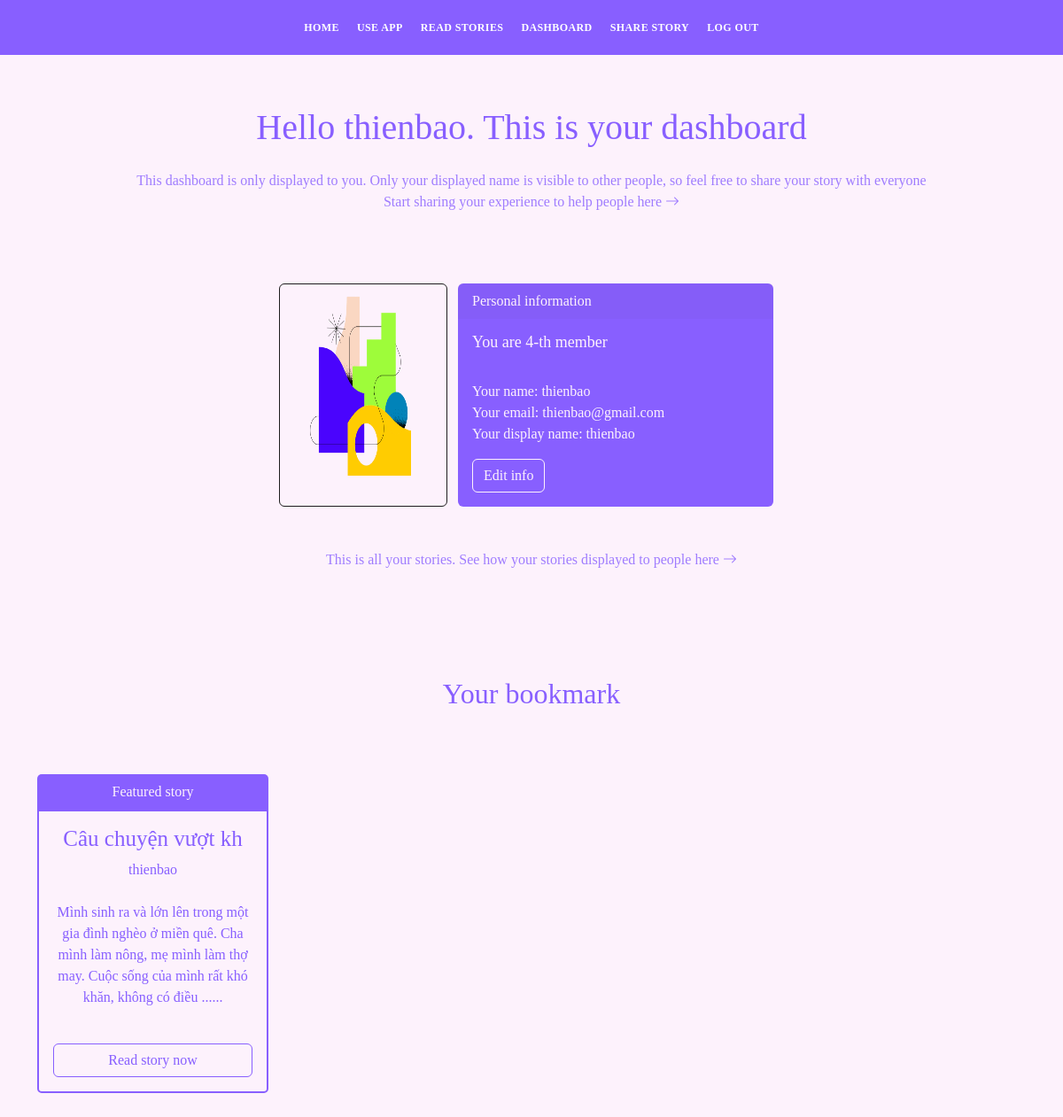
Page /dashboard/4 (signed in) on the earlier database version.
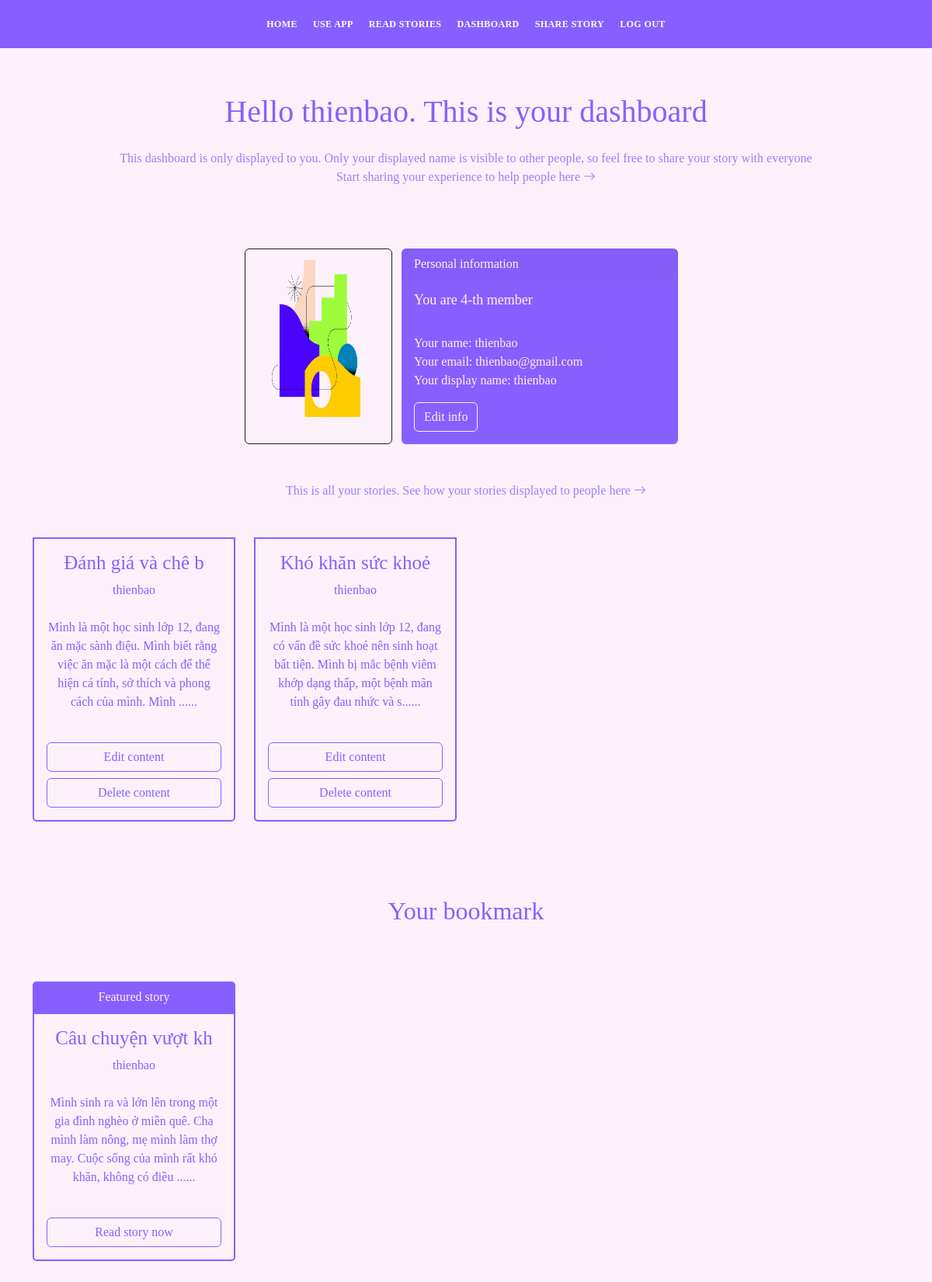
Same page on the later database version.
### app.py (models this page shows, shortened)
class Users(db.Model, UserMixin):
    id = db.Column(db.Integer, primary_key=True)
    name = db.Column(db.String(200), nullable=False)
    email =  db.Column(db.String(120), nullable=False, unique=True)
    user_name = db.Column(db.String(120), nullable=False)
    password_hash = db.Column(db.String(200))
    posts = db.relationship('Blogs', backref='poster')
    comments = db.relationship('Comments', backref='commenter')
    reacts = db.relationship('Reactions', backref='reacter')
    bookmarks = db.relationship('BookMarks', backref='bookmarker')
    @property
    def password():
        raise AttributeError('password is not a readable attribute')
    date_added = db.Column(db.DateTime, default=datetime.utcnow)

class BookMarks(db.Model):
    id = db.Column(db.Integer, primary_key=True)
    bookmark_state = db.Column(db.String(255), nullable=False)
    date_posted = db.Column(db.DateTime, default=datetime.utcnow)
    bookmarker_id = db.Column(db.Integer, db.ForeignKey('users.id'))
    blog_id = db.Column(db.Integer, db.ForeignKey('blogs.id'))

class Blogs(db.Model):
    id = db.Column(db.Integer, primary_key=True)
    title = db.Column(db.String(255), nullable=False)
    content = db.Column(db.Text, nullable=False)
    date_posted = db.Column(db.DateTime, default=datetime.utcnow)
    blog_commented = db.relationship('Comments', backref='blog_commented')
    blog_reacted = db.relationship('Reactions', backref='blog_reacted')
    tags = db.relationship('Tags', backref='blog_tags')
    blog_bookmarked = db.relationship('BookMarks', backref='blog_bookmarked')
    blog_category = db.relationship('Categories', backref='blog_category')
    poster_id = db.Column(db.Integer, db.ForeignKey('users.id'))

### app.py (the view)
@app.route("/dashboard/<int:id>", methods=["GET", "POST"])
@login_required
def dashboard(id):
    user = Users.query.get_or_404(id)
    all_blogs = Blogs.query.order_by(Blogs.date_posted)
    bookmarks = BookMarks.query.order_by(BookMarks.date_posted)
    return render_template('dashboard.html', user=user, all_blogs=all_blogs, bookmarks=bookmarks)

### app.py (called while the page is built)
@app.context_processor
def base():
    form = SearchForm()
    return dict(form=form)

@login_manager.user_loader
def load_user(user_id):
    return Users.query.get(int(user_id))

### templates/dashboard.html (shortened to what this page needs)
{% include 'navbar.html' %}
<div id="hero" class="hero route bg-image">
    <div class="hero-content display-table">
        <div class="table-cell-2">
            <h1 class="text-purple"> Hello {{user.name}}. This is your dashboard</h1>
            <p class="opacity-8 mt-4 text-purple">This dashboard is only displayed to you. Only your displayed name is visible to other people, so feel free to share your story with everyone <br> Start sharing your experience to help people <a href="{{url_for('create_blog')}}">here <i class="bi bi-arrow-right"></i></a></p>
            <div class="container">
                <br>
                <div class="row mt-3">
                    <div class="col-3">
                    </div>
                    <div class="col-6">
                        <br>
                        <div class="row">
                            <div class="col-md-4 border rounded">
                                <img src="{{ url_for('static', filename='imgs/shapes/rm_6.png') }}" class="img-fluid rounded-start" alt="..." style="height:230px">
                            </div>
                            <div class="col-md-8">
                                <div class="card text-left card-primary-color-person">
                                    <div class="card-header">
                                        Personal information
                                    </div>
                                    <div class="card-body">
                                        {% if user.id == 1 %}
                                            <h5 class="card-title">You are {{user.id}}-st member</h5>
                                        {% elif user.id == 2 %}
                                            <h5 class="card-title">You are {{user.id}}-nd member</h5>
                                        {% elif user.id == 3%}
                                            <h5 class="card-title">You are {{user.id}}-rd member</h5>
                                        {% else %}
                                            <h5 class="card-title">You are {{user.id}}-th member</h5>
                                        {% endif %}
                                        <br>
                                        <p class="card-text">Your name: {{user.name}} <br> Your email: {{user.email}} <br> Your display name: {{user.user_name}}</p>
                                        <a href="{{ url_for('update_info', id=user.id)}}" class="btn btn-outline-secondary">Edit info</a>
                                    </div>
                                </div>
                            </div>
                        </div>
                    </div>
                    <div class="col-3">
                    </div>
                </div>
            </div>
            <p class="opacity-8  mt-5 text-purple" >This is all your stories. See how your stories displayed to people <a href="{{url_for('all_blogs')}}">here <i class="bi bi-arrow-right"></i></a></p>
            <div class="container mt-4">
                <div class="row mt-4">
                    {% for blog in all_blogs %}
                        {% if blog.poster.id == current_user.id %}
                            <div class="col-3 mt-4">
                                <div class="card">
                                    <div class="card-body card-primary-color">
                                        <h3 class="card-title-blog">{{blog.title[:20]}}</h3>
                                        <a href="{{url_for('other_user_blogs', id=blog.poster.id)}}"><p class="card-text">{{blog.poster.user_name}}</p></a>
                                        <p class="card-text mt-4">{{blog.content[:150]}}......</p>
                                        <br>
                                        <div class="d-grid gap-2">
                                            <a href="{{url_for('edit_blog', id=blog.id)}}" class="btn btn-outline-primary">Edit content</a>
                                            <a class="btn btn-outline-primary" data-bs-toggle="modal" data-bs-target="#deleteModal">Delete content</a>
                                        </div>
                                    </div>
                                </div>
                            </div>
                        {% endif %}
                    {% endfor %}
                </div>
            </div>
            <br><br><br>
            <br>
            <h2 class="text-purple">Your bookmark</h2>
            <div class="container mt-5">
                <div class="row">
                    {% for bookmark in bookmarks %}
                        {% if bookmark.bookmarker.id == current_user.id %}
                                <div class="col-3 mt-4">
                                    <div class="card">
                                        <div class="card-header card-secondary-color">
                                            Featured story
                                        </div>
                                        <div class="card-body card-primary-color">
                                            <h3 class="card-title-blog">{{bookmark.blog_bookmarked.title[:20]}}</h3>
                                            <a href="{{url_for('other_user_blogs', id=bookmark.bookmarker.id)}}"><p class="card-text">{{bookmark.bookmarker.user_name}}</p></a>
                                            <p class="card-text mt-4">{{bookmark.blog_bookmarked.content[:150]}}......</p>
                                            <br>
                                            <div class="d-grid gap-2">
                                                <a href="{{url_for('blog', id=bookmark.blog_bookmarked.id)}}" class="btn btn-outline-primary">Read story now</a>
                                            </div>
                                        </div>
                                    </div>
                                </div>
                        {% endif %}
                    {% endfor %}
                </div>
            </div>
            <br><br><br>
        </div>
    </div>
</div>

### templates/navbar.html (shortened to what this page needs)
<!DOCTYPE html>
<html lang="en">
<head>
    <link rel="stylesheet" href="https://cdn.jsdelivr.net/npm/bootstrap-icons@1.4.1/font/bootstrap-icons.css" />
    <link rel="stylesheet" href="{{ url_for('static', filename='vendor/bootstrap/css/bootstrap.min.css') }}">
    <link rel="stylesheet" href="{{ url_for('static', filename='vendor/bootstrap-icons/bootstrap-icons.css') }}">
    <link rel="stylesheet" href="{{ url_for('static', filename='vendor/glightbox/css/glightbox.min.css') }}">
    <link rel="stylesheet" href="{{ url_for('static', filename='vendor/swiper/swiper-bundle.min.css') }}">
    <link rel="stylesheet" href="{{ url_for('static', filename='css/index.css') }}">
</head>
<body>
    <header id="header" class="fixed-top header-scrolled">
        <div class="container d-flex align-items-center justify-content-between">
            <div class="container text-center">
                <div class="row">
                    <div class="col-2">
                    </div>
                    <div class="col-8 d-flex justify-content-center" >
                        <nav id="navbar" class="navbar ">
                            <ul>
                                <li><a class="nav-link scrollto" href="{{ url_for('home')}}">Home</a></li>
                                <li><a class="nav-link scrollto" href="http://localhost:8501/App">Use App</a></li>
                                {% if current_user.is_authenticated %}
                                    <li><a class="nav-link scrollto" href="{{ url_for('all_blogs')}}">Read stories</a></li>
                                    <li><a class="nav-link scrollto " href="{{ url_for('dashboard', id=current_user.id)}}">Dashboard</a></li>
                                    <li><a class="nav-link scrollto " href="{{ url_for('create_blog')}}">Share story</a></li>
                                    <li><a class="nav-link scrollto " href="{{ url_for('logout')}}">Log out</a></li>
                                {% else %}
                                    <li><a class="nav-link scrollto " href="{{url_for ('registration')}}">Sign up</a></li>
                                    <li><a class="nav-link scrollto" href="{{url_for('login')}}">Log in</a></li>
                                {% endif %}
                            </ul>
                        </nav>
                    </div>
                    <div class="col-2"></div>
                </div>
            </div>
        </div>
    </header>
</body>
</html>

### static/css/index.css (style rules this page uses)
:root { --dark-color: black; --body-font-size: 1.2rem; --body-font-color: var(--purple-color); --body-font-active: #8774f1; --purple-color-dark: #5215fc; --purple-color: #885fff; --purple-color-light: #8774f1; --pink-color: #ee93a9; --light-color: #febfad; --bg-color: #fdf2fc; --dark-light-color: #1e1e1e; --bs-border-width: 1px; --bs-border-style: solid; --white-color: white; --gray-color: #f1f1f1; }
body { background-color: var(--bg-color); background-attachment: fixed; color: #4e4e4e; font-family: Cambria, Cochin, Georgia, Times, 'Times New Roman', serif; max-width: 100%; overflow-x: hidden; }
a { color: var(--purple-color); text-decoration: none; transition: all 0.5s; }
.text-purple { color: var(--purple-color-light); }
.card-secondary-color { background-color: var(--purple-color); border: none; color: var(--bg-color); }
.card { --bs-card-bg: transparent; }
.card-primary-color { background-color: var(--bg-color); color: var(--purple-color); border: 2px solid var(--purple-color); border-bottom-left-radius: 5px; border-bottom-right-radius: 5px; }
.card-primary-color-person { background-color: var(--purple-color); color: var(--bg-color); }
.opacity-8 { opacity: 0.8; }
.border { border: var(--bs-border-width) var(--bs-border-style) var(--dark-light-color) !important }
.card-title { font-size: 18px; }
.card-title-blog { font-size: 25px; color: var(--bs-btn-active-color); }
.btn-outline-primary { --bs-btn-color: var(--purple-color); --bs-btn-border-color: var(--purple-color); --bs-btn-hover-color: #fff; --bs-btn-hover-bg: var(--purple-color); --bs-btn-hover-border-color: var(--purple-color); --bs-btn-focus-shadow-rgb: 13, 110, 253; --bs-btn-active-color: #fff; --bs-btn-active-bg: var(--purple-color); --bs-btn-active-border-color: var(--purple-color); --bs-btn-active-shadow: inset 0 3px 5px rgba(0, 0, 0, 0.125); --bs-btn-disabled-color: var(--purple-color); --bs-btn-disabled-bg: transparent; --bs-btn-disabled-border-color: var(--purple-color); --bs-gradient: none }
.btn-outline-secondary { --bs-btn-color: var(--bg-color); --bs-btn-border-color: var(--bg-color); --bs-btn-hover-color: var(--purple-color); --bs-btn-hover-bg: var(--bg-color); --bs-btn-hover-border-color: var(--bg-color); --bs-btn-focus-shadow-rgb: 13, 110, 253; --bs-btn-active-color: #fff; --bs-btn-active-bg: var(--bg-color); --bs-btn-active-border-color: var(--bg-color); --bs-btn-active-shadow: inset 0 3px 5px rgba(0, 0, 0, 0.125); --bs-btn-disabled-color: var(--bg-color); --bs-btn-disabled-bg: transparent; --bs-btn-disabled-border-color: var(--bg-color); --bs-gradient: none }
.text-left { text-align: left; display: flex; flex-direction: column; }
.bg-image { background-repeat: no-repeat; background-attachment: fixed; background-size: cover; background-position: center center; }
.display-table { width: 100%; height: 100%; display: table; }
.table-cell-2 { margin-top: 120px; }
#header { transition: all 0.5s; z-index: 997; padding: 20px 0; }
#header.header-scrolled { background: var(--purple-color); padding: 12px 0; }
.navbar { padding: 0; }
.navbar ul { margin: 0; padding: 0; display: flex; list-style: none; align-items: center; }
.navbar li { position: relative; }
.navbar>ul>li { white-space: nowrap; padding: 10px 10px 10px 10px; text-align: center; }
.navbar a, .navbar a:focus { display: flex; align-items: center; justify-content: space-between; color: #fff; font-size: 12px; font-weight: 600; padding: 0; white-space: nowrap; transition: 0.3s; letter-spacing: 0.4px; position: relative; text-transform: uppercase; }
.navbar>ul>li>a:before { content: ""; position: absolute; width: 100%; height: 2px; bottom: -6px; left: 0; width: 0; background-color: #fff; visibility: hidden; transition: all 0.3s ease-in-out 0s; }
.hero { height: 100vh; position: relative; color: #fff; }
.hero .hero-content { text-align: center; position: absolute; }
.text-purple { color: var(--purple-color); }

Differences in the rows shown:
added Blogs: title "Đánh giá và chê b", poster.user_name "thienbao", content "Mình là một học sinh lớp 12, đang ăn mặc sành điệu. Mình biết rằng việc ăn mặc là một cách để thể hiện cá tính, sở thích và phong cách của mình. Mình"
added Blogs: title "Khó khăn sức khoẻ", poster.user_name "thienbao", content "Mình là một học sinh lớp 12, đang có vấn đề sức khoẻ nên sinh hoạt bất tiện. Mình bị mắc bệnh viêm khớp dạng thấp, một bệnh mãn tính gây đau nhức và s"
